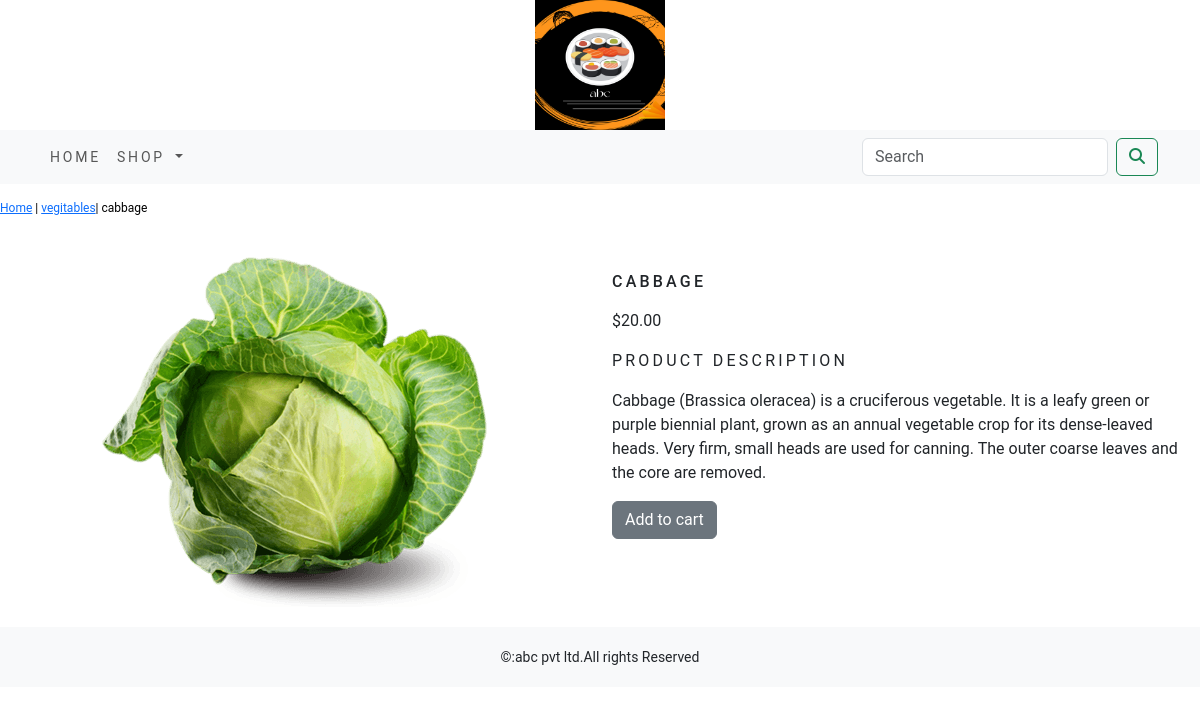
The page /shop/vegitables/cabbage/ on the database its author committed.
### shop/models.py (models this page shows, shortened)
class Product(models.Model):
    name=models.CharField(max_length=250,unique=True)
    slug = models.SlugField(max_length=250, unique=True)
    description = models.TextField(blank=True)
    price=models.DecimalField(max_digits=10,decimal_places=2)
    category=models.ForeignKey(Category,on_delete=models.CASCADE)
    image=models.ImageField(upload_to='product',blank=True)
    stock=models.IntegerField()
    available=models.BooleanField(default=True)
    created=models.DateTimeField(auto_now_add=True)
    updated=models.DateTimeField(auto_now=True)
    class Meta:
        ordering=('name',)
        verbose_name='product'
        verbose_name_plural='products'

class Category(models.Model):
    name=models.CharField(max_length=250,unique=True)
    slug=models.SlugField(max_length=250,unique=True)
    description=models.TextField(blank=True)
    image=models.ImageField(upload_to='category',blank=True)
    class Meta:
        ordering=('name',)
        verbose_name='category'
        verbose_name_plural='categories'
    def get_url(self):
        return reverse('shop:products_by_category',args=[self.slug])
    def __str__ (self):
        return '{}'.format(self.name)

### shop/views.py (the view)
# urls.py: path('<slug:c_slug>/<slug:product_slug>/',views.proDetail,name='prodCatdetail'),
def proDetail(request,c_slug,product_slug):
    try:
        product=Product.objects.get(category__slug=c_slug,slug=product_slug)
    except Exception as e:
        raise e
    return render(request,'product.html',{'product':product})

### cart/context_processors.py (called while the page is built)
def counter(request):
    item_count=0
    if 'admin' in request.path:
        return {}
    else:
        try:
            cart=Cart.objects.filter(cart_id=_cart_id(request))
            cart_items=CartItem.objects.all().filter(cart=cart[:1])
            for cart_item in cart_items:
                item_count+=cart_item.quantity
        except Cart.DoesNotExist:
            item_count=0
    return dict(item_count=item_count)

### cart/views.py (called while the page is built)
def _cart_id(request):
    cart=request.session.session_key
    if not cart:
        cart=request.session.create()
    return cart

### shop/context_processors.py (called while the page is built)
def menu_links(request):
    links=Category.objects.all()
    return dict(links=links)

### templates/product.html (shortened to what this page needs)
{% extends 'base.html' %}
{% load static %}
{% block content %}
<div class="row my_prod_row_class ">
  <div class="mx_auto">
      <p><a href="{% url 'shop:allProdCat'%}">Home</a> | <a href="{{product.category.get_url}}">{{product.category}}</a>| {{product.name}}</p>
  </div>
<div class="container">
<br>
  <div class="row">
    <div class="col-12 col-sm-12 col-md-12 col-lg-6 text-center">
        <div style="min-width:18rem">
          <img src="{{product.image.url}}" alt="{{product.name}}">
        </div>
    </div>
    <div class="col-12 col-sm-12 col-md-12 col-lg-6">
        <div>
        <h1 class="my_prod_title">{{product.name}}</h1>
        <p>${{product.price}}</p>
        <p class="my_title">Product Description</p>
        <p class="text-justify my_prod_text">{{product.description}}</p>
        {% if product.stock <= 0 %}
            <p class="text-justify my_prod_text"><b>Out of stock</b></p>
        {% else %}
            <a class="btn btn-secondary" href="{% url 'cart:add_cart' product.id %}">Add to cart</a>
        {% endif %}
      </div>
    </div>
  </div>
 </div>
</div>
{% endblock %}

### templates/base.html (shortened to what this page needs)
{% load static %}
<!DOCTYPE html>
<html lang="en">
<head>
    <link href="https://cdn.jsdelivr.net/npm/bootstrap@5.3.0/dist/css/bootstrap.min.css" rel="stylesheet">
    <link href="{% static 'css/bootstrap.min.css' %}" rel="stylesheet">
    <link href="{% static 'css/custom.css' %}" rel="stylesheet">
</head>
<body>
<div>
{% include 'header.html' %}
{% include 'navbar.html' %}
{% block content %}
{% endblock %}
</div>
{% include 'footer.html' %}
</body>
</html>

### templates/header.html
{% load static %}
<header>
    <center>
      <a href="{%url 'shop:allProdCat' %}"></a>  <img src="{% static 'Img/logo.png' %}" alt="logimage" width="130px;" height="130px;">
    </center>
</header>

### templates/navbar.html (shortened to what this page needs)
<nav class="navbar navbar-expand-lg navbar-light bg-light">
  <div class="container fluid">
  <div class="collapse navbar-collapse" id="navbarSupportedContent">
    <ul class="navbar-nav me-auto mb-2mb-lg-0">
      <li class="nav-item">
        <a class="nav-link" href="#">home</a>
      </li>
      <li class="nav-item dropdown {% if 'shop' in request.path %} active {% endif %}">
        <a class="nav-link dropdown-toggle" href="#" id="navbarDropdown" role="button" data-toggle="dropdown" aria-haspopup="true" aria-expanded="false">
          Shop
        </a>
      </li>
    </ul>
    <form class="d-flex" action="{% url 'search_app:SearchResult' %}" method="get">
      <input class="form-control me-2" type="search" placeholder="Search" name="q" aria-label="Search">
      <button class="btn btn-outline-success" type="submit"><i class="fa-solid fa-magnifying-glass"></i></button>
    </form>
   </div>
  </div>
</nav>

### templates/footer.html
 <div class="footer navbar-fixed-bottom my_footer">
   <p class="text-center">&copy:abc pvt ltd.All rights Reserved</p>
 </div>

### static/css/custom.css (style rules this page uses)
body { font-family: 'Roboto', sans-serif; }
.nav-item { letter-spacing : .2em; font-size : 14px; text-transform : uppercase; }
.my_footer { background-color:#f8f9fa; height:60px; }
.my_footer p { padding-top:20px; font-size:14px; }
.my_title { font-size:16px; text-transform:uppercase; letter-spacing:.2em; }
.my_prod_row_class { padding-top:15px; padding-bottom:20px; }
.my_prod_row_class .mx_auto { color:#000; font-size:12px; text-decoration:none; }
.my_prod_title { font-size:16px; text-transform:uppercase; letter-spacing:.2em; padding-top:15px; padding-bottom:10px; }
.my_prod_text { padding-right:20px; }

### rows shown on the page
Product: category "vegitables", name "cabbage", image (picture), name "CABBAGE", price "20.00", description "Cabbage (Brassica oleracea) is a cruciferous vegetable. It is a leafy green or purple biennial plant, grown as an annual vegetable crop for its dense-leaved heads. Very firm, small heads are used for canning. The outer coarse leaves and the core are removed."
